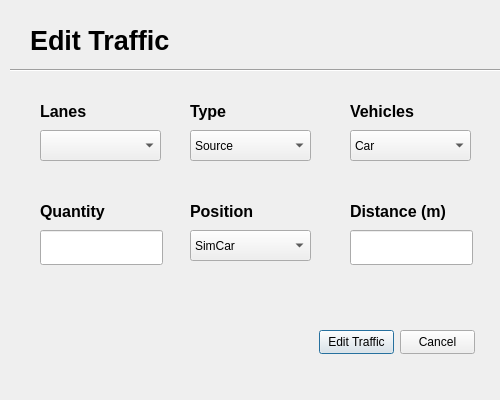
<?xml version="1.0" encoding="UTF-8"?>
<ui version="4.0">
 <class>Edit_traffDialog</class>
 <widget class="QDialog" name="Edit_traffDialog">
  <property name="geometry">
   <rect>
    <x>0</x>
    <y>0</y>
    <width>500</width>
    <height>400</height>
   </rect>
  </property>
  <property name="minimumSize">
   <size>
    <width>500</width>
    <height>400</height>
   </size>
  </property>
  <property name="maximumSize">
   <size>
    <width>500</width>
    <height>400</height>
   </size>
  </property>
  <property name="windowTitle">
   <string>Dialog</string>
  </property>
  <widget class="QPushButton" name="add_traffic">
   <property name="geometry">
    <rect>
     <x>319</x>
     <y>330</y>
     <width>75</width>
     <height>24</height>
    </rect>
   </property>
   <property name="text">
    <string>Edit Traffic</string>
   </property>
   <property name="shortcut">
    <string>Return</string>
   </property>
  </widget>
  <widget class="QLineEdit" name="lane_lineEdit_5">
   <property name="geometry">
    <rect>
     <x>40</x>
     <y>230</y>
     <width>123</width>
     <height>35</height>
    </rect>
   </property>
   <property name="minimumSize">
    <size>
     <width>0</width>
     <height>35</height>
    </size>
   </property>
   <property name="maximumSize">
    <size>
     <width>16777215</width>
     <height>35</height>
    </size>
   </property>
  </widget>
  <widget class="QLabel" name="label_7">
   <property name="geometry">
    <rect>
     <x>40</x>
     <y>200</y>
     <width>122</width>
     <height>22</height>
    </rect>
   </property>
   <property name="font">
    <font>
     <pointsize>12</pointsize>
     <bold>true</bold>
    </font>
   </property>
   <property name="text">
    <string>Quantity</string>
   </property>
  </widget>
  <widget class="QLabel" name="label_3">
   <property name="geometry">
    <rect>
     <x>40</x>
     <y>100</y>
     <width>122</width>
     <height>22</height>
    </rect>
   </property>
   <property name="font">
    <font>
     <pointsize>12</pointsize>
     <bold>true</bold>
    </font>
   </property>
   <property name="text">
    <string>Lanes</string>
   </property>
  </widget>
  <widget class="QLabel" name="label_6">
   <property name="geometry">
    <rect>
     <x>350</x>
     <y>200</y>
     <width>141</width>
     <height>22</height>
    </rect>
   </property>
   <property name="font">
    <font>
     <pointsize>12</pointsize>
     <bold>true</bold>
    </font>
   </property>
   <property name="text">
    <string>Distance (m)</string>
   </property>
  </widget>
  <widget class="Line" name="line">
   <property name="geometry">
    <rect>
     <x>10</x>
     <y>60</y>
     <width>541</width>
     <height>20</height>
    </rect>
   </property>
   <property name="orientation">
    <enum>Qt::Horizontal</enum>
   </property>
  </widget>
  <widget class="QLabel" name="label">
   <property name="geometry">
    <rect>
     <x>30</x>
     <y>20</y>
     <width>241</width>
     <height>41</height>
    </rect>
   </property>
   <property name="font">
    <font>
     <pointsize>20</pointsize>
     <bold>true</bold>
    </font>
   </property>
   <property name="text">
    <string>Edit Traffic</string>
   </property>
  </widget>
  <widget class="QComboBox" name="comboBox">
   <property name="geometry">
    <rect>
     <x>40</x>
     <y>130</y>
     <width>121</width>
     <height>31</height>
    </rect>
   </property>
  </widget>
  <widget class="QLabel" name="label_8">
   <property name="geometry">
    <rect>
     <x>190</x>
     <y>200</y>
     <width>122</width>
     <height>22</height>
    </rect>
   </property>
   <property name="font">
    <font>
     <pointsize>12</pointsize>
     <bold>true</bold>
    </font>
   </property>
   <property name="text">
    <string>Position</string>
   </property>
  </widget>
  <widget class="QComboBox" name="comboBox_3">
   <property name="geometry">
    <rect>
     <x>350</x>
     <y>130</y>
     <width>121</width>
     <height>31</height>
    </rect>
   </property>
   <item>
    <property name="text">
     <string>Car</string>
    </property>
   </item>
   <item>
    <property name="text">
     <string>Truck</string>
    </property>
   </item>
  </widget>
  <widget class="QComboBox" name="comboBox_6">
   <property name="geometry">
    <rect>
     <x>190</x>
     <y>230</y>
     <width>121</width>
     <height>31</height>
    </rect>
   </property>
   <item>
    <property name="text">
     <string>SimCar</string>
    </property>
   </item>
   <item>
    <property name="text">
     <string>Course</string>
    </property>
   </item>
  </widget>
  <widget class="QLineEdit" name="lane_lineEdit_6">
   <property name="geometry">
    <rect>
     <x>350</x>
     <y>230</y>
     <width>123</width>
     <height>35</height>
    </rect>
   </property>
   <property name="minimumSize">
    <size>
     <width>0</width>
     <height>35</height>
    </size>
   </property>
   <property name="maximumSize">
    <size>
     <width>16777215</width>
     <height>35</height>
    </size>
   </property>
  </widget>
  <widget class="QLabel" name="label_4">
   <property name="geometry">
    <rect>
     <x>190</x>
     <y>100</y>
     <width>122</width>
     <height>22</height>
    </rect>
   </property>
   <property name="font">
    <font>
     <pointsize>12</pointsize>
     <bold>true</bold>
    </font>
   </property>
   <property name="text">
    <string>Type</string>
   </property>
  </widget>
  <widget class="QLabel" name="label_5">
   <property name="geometry">
    <rect>
     <x>350</x>
     <y>100</y>
     <width>122</width>
     <height>22</height>
    </rect>
   </property>
   <property name="font">
    <font>
     <pointsize>12</pointsize>
     <bold>true</bold>
    </font>
   </property>
   <property name="text">
    <string>Vehicles</string>
   </property>
  </widget>
  <widget class="QComboBox" name="comboBox_2">
   <property name="geometry">
    <rect>
     <x>190</x>
     <y>130</y>
     <width>121</width>
     <height>31</height>
    </rect>
   </property>
   <item>
    <property name="text">
     <string>Source</string>
    </property>
   </item>
   <item>
    <property name="text">
     <string>Vehicle</string>
    </property>
   </item>
  </widget>
  <widget class="QPushButton" name="cancel_ltraffic">
   <property name="geometry">
    <rect>
     <x>400</x>
     <y>330</y>
     <width>75</width>
     <height>24</height>
    </rect>
   </property>
   <property name="text">
    <string>Cancel</string>
   </property>
   <property name="shortcut">
    <string>Esc</string>
   </property>
  </widget>
 </widget>
 <resources/>
 <connections/>
</ui>
